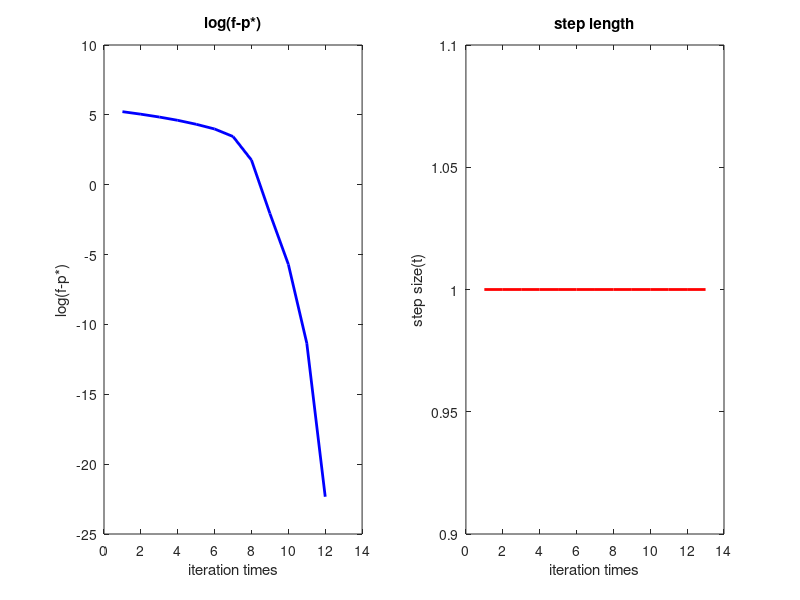

Recreate this plot in MATLAB.


load result.mat

pStar = min(save_value);


% draw error lines.
error = log(save_value - pStar);

x = 1:size(save_x,2);

% figure('Name','Newton method');

subplot(1, 2, 1);
plot(x, error, '-b', 'LineWidth', 2);
title('log(f-p*)');
xlabel('iteration times'); ylabel('log(f-p*)');
hold on;

subplot(1, 2, 2);
plot(x, save_stepLength, '-r', 'LineWidth', 2);
title('step length');
xlabel('iteration times'); ylabel('step size(t)');
